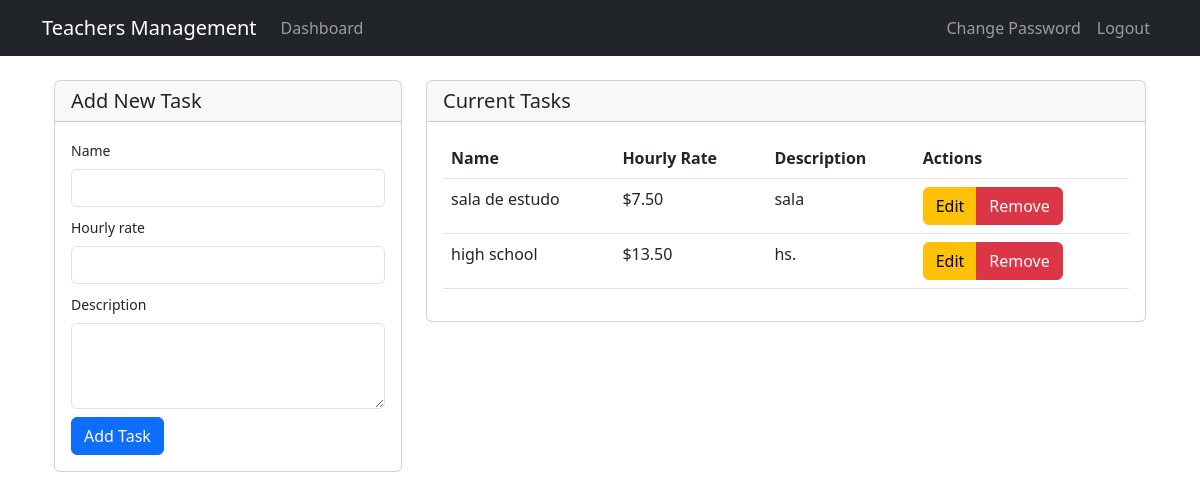
/dashboard/superuser/manage-tasks/ (signed in), run on an earlier commit of the app's database.
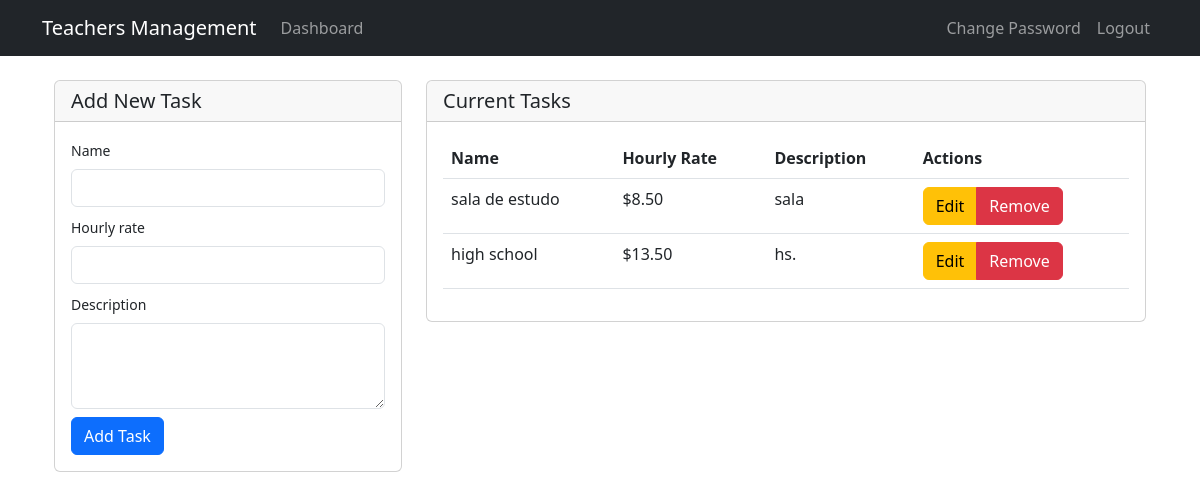
And on a later commit of the database.
### teachers_app/models.py (models this page shows)
class Task(models.Model):
    name = models.CharField(max_length=100)
    hourly_rate = models.DecimalField(max_digits=10, decimal_places=2)
    description = models.TextField(blank=True)
    created_at = models.DateTimeField(auto_now_add=True)
    updated_at = models.DateTimeField(auto_now=True)
    def __str__(self):
        return f"{self.name} (${self.hourly_rate}/hour)"

### teachers_app/views.py (the view)
# urls.py: path('superuser/manage-tasks/', views.manage_tasks, name='manage_tasks'),
@login_required
@user_passes_test(lambda u: u.is_superuser)
def manage_tasks(request):
    if request.method == "POST":
        form = TaskForm(request.POST)
        if form.is_valid():
            task = form.save()
            messages.success(request, f'Task "{task.name}" was successfully added!')
            return redirect('manage_tasks')
        else:
            messages.error(request, 'Please correct the errors below.')
            print("Form errors:", form.errors)  # Debugging
    else:
        form = TaskForm()
    tasks = Task.objects.all()
    print(f"Tasks in view: {tasks}")  # Debugging
    context = {
        'form': form,
        'tasks': tasks,
    }
    return render(request, 'superuser/manage_tasks.html', context)

### teachers_app/forms.py
class TaskForm(forms.ModelForm):
    class Meta:
        model = Task
        fields = ['name', 'hourly_rate', 'description']
        widgets = {
            'name': forms.TextInput(attrs={'class': 'form-control'}),
            'hourly_rate': forms.NumberInput(attrs={'class': 'form-control', 'step': '0.01'}),
            'description': forms.Textarea(attrs={'class': 'form-control', 'rows': 3}),
        }

### templates/superuser/manage_tasks.html (shortened to what this page needs)
{% extends 'base.html' %}
{% block content %}
<div class="container mt-4">
    <div class="row">
        <div class="col-md-4">
            <div class="card">
                <div class="card-header">
                    <h5 class="mb-0">Add New Task</h5>
                </div>
                <div class="card-body">
                    <form method="post">
                        {% for field in form %}
                            <div class="form-group mb-2">
                                <label for="{{ field.id_for_label }}" class="form-label small">{{ field.label }}</label>
                                {{ field }}
                            </div>
                        {% endfor %}
                        <button type="submit" class="btn btn-primary">Add Task</button>
                    </form>
                </div>
            </div>
        </div>
        <div class="col-md-8">
            <div class="card">
                <div class="card-header">
                    <h5 class="mb-0">Current Tasks</h5>
                </div>
                <div class="card-body">
                    <div class="table-responsive">
                        <table class="table table-hover">
                            <thead>
                                <tr>
                                    <th>Name</th>
                                    <th>Hourly Rate</th>
                                    <th>Description</th>
                                    <th>Actions</th>
                                </tr>
                            </thead>
                            <tbody>
                                {% for task in tasks %}
                                <tr>
                                    <td>{{ task.name }}</td>
                                    <td>${{ task.hourly_rate }}</td>
                                    <td>{{ task.description|default:"Not specified"|truncatewords:10 }}</td>
                                    <td>
                                        <div class="btn-group">
                                            <a href="{% url 'edit_task' task.id %}" class="btn btn-warning">
                                                 Edit
                                            </a>
                                            <a href="{% url 'remove_task' task.id %}" class="btn btn-danger">
                                                 Remove
                                            </a>
                                        </div>
                                    </td>
                                </tr>
                                {% empty %}
                                <tr>
                                    <td colspan="4" class="text-center">No tasks found.</td>
                                </tr>
                                {% endfor %}
                            </tbody>
                        </table>
                    </div>
                </div>
            </div>
        </div>
    </div>
</div>
{% endblock %}

What changed in the data, as far as the page shows it:
changed Task "sala de estudo": hourly_rate "7.50" → "8.50"
